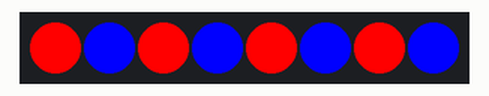
The sketch below on a simulated Arduino Uno, built with avr-gcc and run on an emulated ATmega328P. Parts: 8 RGB LEDs in strip order, left to right.

Above: at 2.26 s.
At 84.8 s:
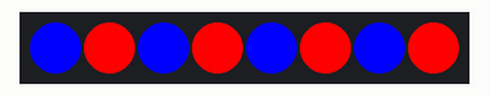

The sketch:

theaterChase.ino
```cpp
#include <Adafruit_NeoPixel.h>

#define PIN 0
#define NUMPIXELS 8

Adafruit_NeoPixel strip = Adafruit_NeoPixel(NUMPIXELS, PIN, NEO_GRB + NEO_KHZ800);
int index = 0;

void setup() {
  // put your setup code here, to run once:
  strip.begin();
  strip.show();
}

void loop() {
  // put your main code here, to run repeatedly:
  chase(index);
  index +=1;
  if (index > NUMPIXELS) {
    index = 0;
  }
  delay(80);
}

void chase(int index) {
    for(int i=0; i < NUMPIXELS; i++) {
    if ((i + index) % 2 == 0) {
      strip.setPixelColor(i, strip.Color(255, 0, 0));
    } else {
      strip.setPixelColor(i, strip.Color(0, 0, 255));
    }
    strip.show();
//    delay(80);
  }
}
```
